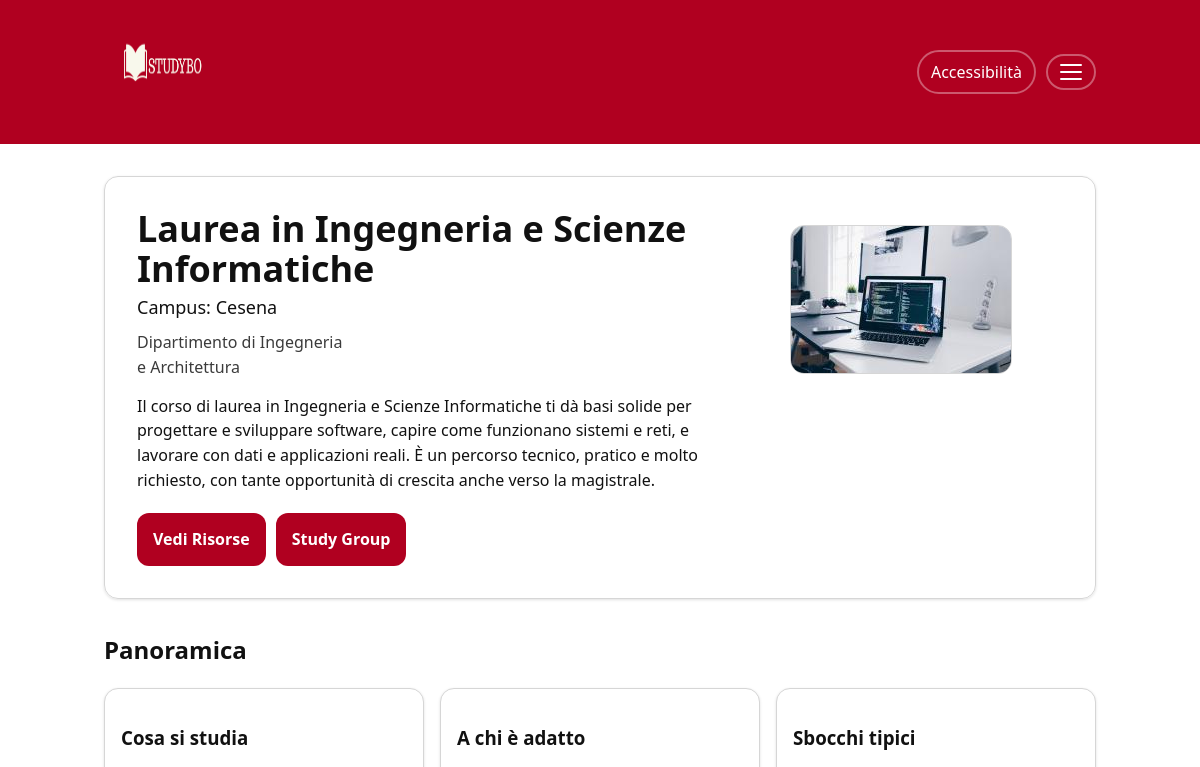
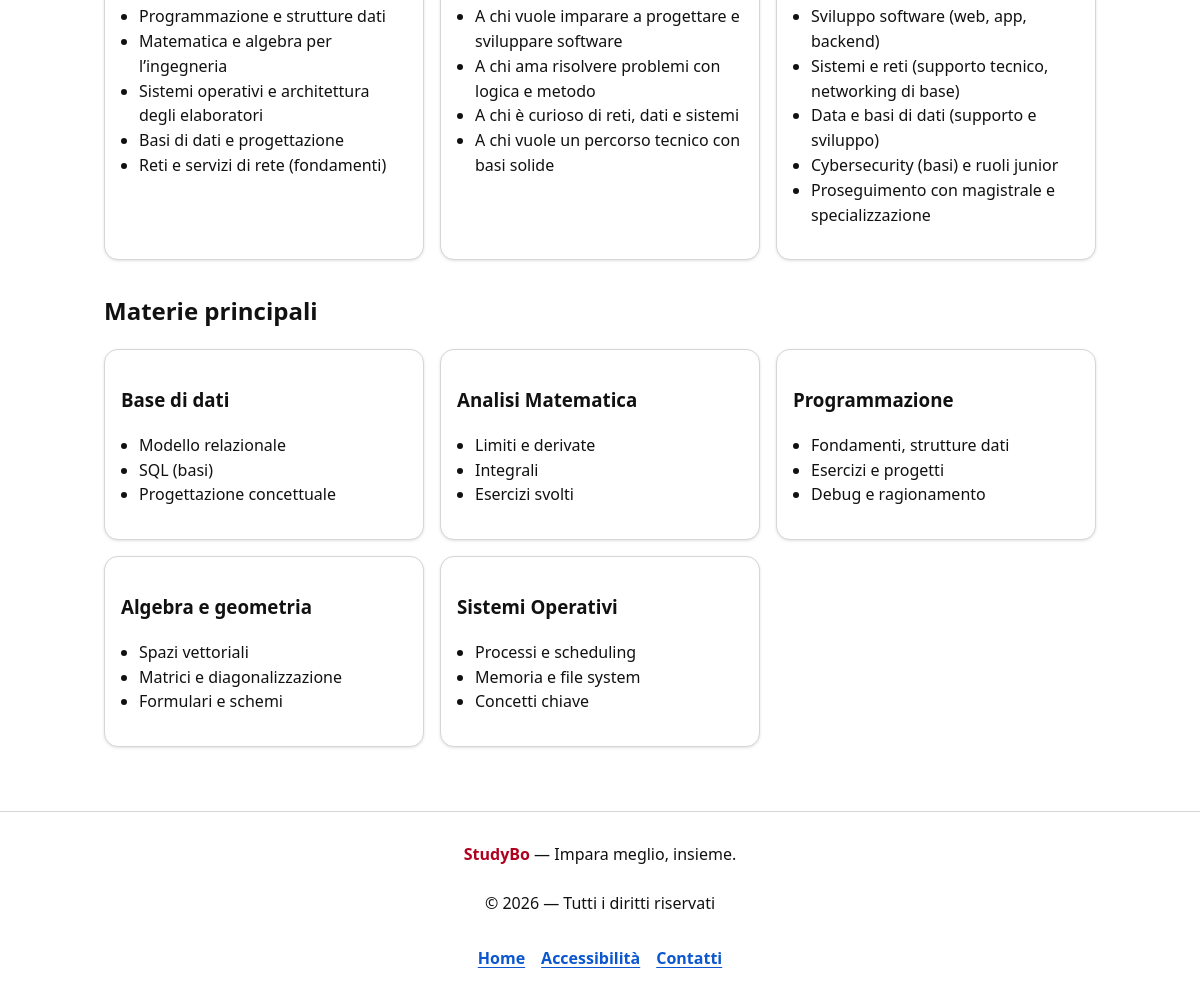
The page /corso.php?idcdl=1 on the database its author committed (2 pictures, top to bottom).
### tables this page shows
CREATE TABLE `cdl` (
  `idcdl` int(11) NOT NULL,
  `nomecdl` char(200) NOT NULL,
  `sede` char(30) NOT NULL,
  `img` char(100) NOT NULL,
  `durata` int(11) NOT NULL,
  `descrizionecdl` longtext NOT NULL
);

CREATE TABLE `cosasistudia` (
  `idcdl` int(5) NOT NULL,
  `idstudia` int(5) NOT NULL,
  `descrizionestudia` text NOT NULL
);

CREATE TABLE `adattocdl` (
  `idcdl` int(5) NOT NULL,
  `idadatto` int(5) NOT NULL,
  `descrizioneadatto` text NOT NULL
);

CREATE TABLE `sbocchicdl` (
  `idcdl` int(5) NOT NULL,
  `idsbocchi` int(5) NOT NULL,
  `descrizionesbocchi` text NOT NULL
);

CREATE TABLE `esame` (
  `idcdl` int(11) NOT NULL,
  `idesame` int(11) NOT NULL,
  `nomeesame` char(100) NOT NULL,
  `annoesame` int(11) NOT NULL,
  `imgesame` char(100) NOT NULL,
  `principale` tinyint(1) NOT NULL
);

CREATE TABLE `argomento` (
  `idcdl` int(5) NOT NULL,
  `idesame` int(5) NOT NULL,
  `idargomento` int(5) NOT NULL,
  `descrizioneargomento` text NOT NULL
);

### db/DatabaseHelper.php (called while the page is built, shortened)
<?php
class DatabaseHelper {
    private $db;
    public function __construct($servername, $username, $password, $dbname, $port){
        $this->db = new mysqli($servername, $username, $password, $dbname, $port);
    }
    public function getCdlById($id){
        $stmt = $this->db->prepare("SELECT * FROM cdl WHERE idcdl = ?");
        $stmt->bind_param('i', $id);
        $stmt->execute();
        return $stmt->get_result()->fetch_all(MYSQLI_ASSOC);
    }
    public function getStudi($idcdl){
        $stmt = $this->db->prepare("SELECT * FROM cosasistudia WHERE idcdl = ?");
        $stmt->bind_param('i', $idcdl);
        $stmt->execute();
        return $stmt->get_result()->fetch_all(MYSQLI_ASSOC);
    }
    public function getAdatto($idcdl){
        $stmt = $this->db->prepare("SELECT * FROM adattocdl WHERE idcdl = ?");
        $stmt->bind_param('i', $idcdl);
        $stmt->execute();
        return $stmt->get_result()->fetch_all(MYSQLI_ASSOC);
    }
    public function getSbocchi($idcdl){
        $stmt = $this->db->prepare("SELECT * FROM sbocchicdl WHERE idcdl = ?");
        $stmt->bind_param('i', $idcdl);
        $stmt->execute();
        return $stmt->get_result()->fetch_all(MYSQLI_ASSOC);
    }
    public function getMaterie($idcdl){
        $stmt = $this->db->prepare("SELECT * FROM esame WHERE idcdl = ? AND principale = 1");
        $stmt->bind_param('i', $idcdl);
        $stmt->execute();
        return $stmt->get_result()->fetch_all(MYSQLI_ASSOC);
    }
    public function getArgomenti($idcdl){
        $stmt = $this->db->prepare("SELECT * FROM argomento WHERE idcdl = ?");
        $stmt->bind_param('i', $idcdl);
        $stmt->execute();
        return $stmt->get_result()->fetch_all(MYSQLI_ASSOC);
    }
}
?>

### corso.php (the view, shortened to what this page needs)
<?php
require_once 'db/DatabaseHelper.php';
if (!function_exists('e')) {
  function e(string $s): string {
    return htmlspecialchars($s, ENT_QUOTES, 'UTF-8');
  }
}
$db = new DatabaseHelper(DB_HOST, DB_USER, DB_PASS, DB_NAME, DB_PORT);
$idcdl = $_GET["idcdl"] ?? '';
$corso = $db->getCdlById($idcdl) ?? null;
$studia = $db->getStudi($idcdl);
$adatto = $db->getAdatto($idcdl);
$sbocchi = $db->getSbocchi($idcdl);
$materie = $db->getMaterie($idcdl);
$argomenti = $db->getArgomenti($idcdl);
?>
<!DOCTYPE html>
<html lang="it">
<head>
  <link rel="stylesheet" href="style.css"/>
</head>
<body onload="checkNotifica()">
  <?php include 'header.php'; ?>
  <main class="pagina" id="contenuto">
    <?php if (empty($corso)): ?>
      <section class="hero">
        <h1>Corso non trovato</h1>
        <p>Torna alla lista e riprova.</p>
        <a class="btn-primary" href="corsi.php">Torna ai corsi</a>
      </section>
    <?php else: ?>
      <section class="hero">
        <div class="hero-grid">
          <div class="hero-text">
            <h1><?php echo e($corso[0]["nomecdl"]); ?></h1>
            <p class="hero-subtitle">Campus: <?php echo e($corso[0]["sede"]); ?></p>
            <p class="hero-meta">Dipartimento di Ingegneria<br>e Architettura</p>
            <p class="hero-desc"><?php echo e($corso[0]["descrizionecdl"]); ?></p>
            <div class="corso-hero-actions">
              <a class="btn-primary" href="risorse.php">Vedi Risorse</a>
              <a class="btn-primary" href="studygroup-list.php?idcdl=<?php echo $idcdl; ?>">Study Group</a>
            </div>
          </div>
          <figure class="hero-media">
            <img src="img/cdl/<?php echo e($corso[0]["img"]); ?>" alt=""/>
          </figure>
        </div>
      </section>
      <section class="sezione">
        <h2>Panoramica</h2>
        <div class="griglia-corsi">
            <article class="card-corso">
              <h3>Cosa si studia</h3>
              <ul class="corso-lista">
                <?php foreach ($studia as $studio): ?>
                  <li><?php echo e($studio["descrizionestudia"]); ?></li>
                <?php endforeach; ?>
              </ul>
            </article>
            <article class="card-corso">
              <h3>A chi è adatto</h3>
              <ul class="corso-lista">
                <?php foreach ($adatto as $a): ?>
                  <li><?php echo e($a["descrizioneadatto"]); ?></li>
                <?php endforeach; ?>
              </ul>
            </article>
            <article class="card-corso">
              <h3>Sbocchi tipici</h3>
              <ul class="corso-lista">
                <?php foreach ($sbocchi as $sbocco): ?>
                  <li><?php echo e($sbocco["descrizionesbocchi"]); ?></li>
                <?php endforeach; ?>
              </ul>
            </article>
        </div>
      </section>
      <section class="sezione">
        <h2>Materie principali</h2>
        <div class="griglia-corsi">
          <?php foreach ($materie as $m): ?>
            <article class="card-corso">
              <h3><?php echo e($m["nomeesame"]); ?></h3>
              <ul class="corso-lista">
                <?php foreach ($argomenti as $a): ?>
                  <?php if($a["idcdl"] == $m["idcdl"] && $a["idesame"] == $m["idesame"]): ?>
                    <li><?php echo e($a["descrizioneargomento"]); ?></li>
                  <?php endif; ?>
                <?php endforeach; ?>
              </ul>
            </article>
          <?php endforeach; ?>
        </div>
      </section>
    <?php endif; ?>
  </main>
 <?php include 'footer.php'; ?>
</body>
</html>

### style.css (style rules this page uses)
:root { --bg: #ffffff; --text: #111111; --muted: #3b3b3b; --border: #d6d6d6; --surface: #ffffff; --surface-2: #fafafa; --light-gray: #f7f7f7; --brand-dark: #8b0018; --text-main: var(--text); --text-muted: var(--muted); --bg-white: var(--bg); --footer-bg: var(--bg); --brand: #B00020; --brand-contrast: #ffffff; --link: #0b57d0; --radius: 14px; --shadow: 0 1px 3px rgba(0,0,0,.12); --maxw: 1040px; --font: system-ui, -apple-system, Segoe UI, Roboto, Arial, sans-serif; --font-scale: 1; --space-1: 8px; --space-2: 12px; --space-3: 16px; --space-4: 24px; --space-5: 32px; }
* { box-sizing: border-box; }
html { font-size: calc(16px * var(--font-scale)); font-family: var(--font); color: var(--text); background: var(--bg); }
body { margin: 0; line-height: 1.55; }
img { max-width: 100%; height: auto; display: block; }
a { color: var(--link); text-underline-offset: 3px; }
.pagina { max-width: var(--maxw); margin: 0 auto; padding: var(--space-5) var(--space-4); }
.hero { padding: var(--space-5); border: 1px solid var(--border); border-radius: var(--radius); box-shadow: var(--shadow); }
.hero-grid { display: grid; grid-template-columns: 1.3fr .7fr; gap: var(--space-5); align-items: start; }
.hero h1 { margin: 0 0 6px 0; font-size: clamp(28px, 3vw, 40px); line-height: 1.1; }
.hero-subtitle { margin: 0 0 8px 0; font-size: 18px; }
.hero-meta { margin: 0 0 14px 0; color: var(--muted); }
.hero-desc { margin: 0 0 18px 0; max-width: 62ch; }
.hero-media img { border-radius: var(--radius); border: 1px solid var(--border); }
.btn-primary { background: var(--brand); color: var(--brand-contrast); border: 2px solid transparent; border-radius: 12px; padding: 12px 14px; cursor: pointer; font-weight: 700; text-decoration: none; display: inline-block; }
.sezione { margin-top: var(--space-5); }
.griglia-corsi { display: grid; grid-template-columns: repeat(3, minmax(0, 1fr)); gap: var(--space-3); }
.card-corso, .card-scadenza { border: 1px solid var(--border); border-radius: var(--radius); box-shadow: var(--shadow); background: #fff; padding: var(--space-3); overflow: hidden; }
.corso-hero-actions { margin-top: 20px; display: flex; gap: 10px; flex-wrap: wrap; }
.corso-lista { padding-left: 18px; margin-top: 10px; }

### rows shown on the page
cdl: nomecdl "Laurea in Ingegneria e Scienze Informatiche", sede "Cesena", descrizionecdl "Il corso di laurea in Ingegneria e Scienze Informatiche ti dà basi solide per progettare e sviluppare software, capire come funzionano sistemi e reti, e lavorare con dati e applicazioni reali. È un percorso tecnico, pratico e molto richiesto, con tante opportunità di crescita anche verso la magistrale.", img (picture)
cosasistudia: descrizionestudia "Programmazione e strutture dati"
cosasistudia: descrizionestudia "Matematica e algebra per l’ingegneria"
cosasistudia: descrizionestudia "Sistemi operativi e architettura degli elaboratori"
cosasistudia: descrizionestudia "Basi di dati e progettazione"
cosasistudia: descrizionestudia "Reti e servizi di rete (fondamenti)"
adattocdl: descrizioneadatto "A chi vuole imparare a progettare e sviluppare software"
adattocdl: descrizioneadatto "A chi ama risolvere problemi con logica e metodo"
adattocdl: descrizioneadatto "A chi è curioso di reti, dati e sistemi"
adattocdl: descrizioneadatto "A chi vuole un percorso tecnico con basi solide"
sbocchicdl: descrizionesbocchi "Sviluppo software (web, app, backend)"
sbocchicdl: descrizionesbocchi "Sistemi e reti (supporto tecnico, networking di base)"
sbocchicdl: descrizionesbocchi "Data e basi di dati (supporto e sviluppo)"
sbocchicdl: descrizionesbocchi "Cybersecurity (basi) e ruoli junior"
sbocchicdl: descrizionesbocchi "Proseguimento con magistrale e specializzazione"
esame: nomeesame "Base di dati"
argomento: descrizioneargomento "Modello relazionale"
argomento: descrizioneargomento "SQL (basi)"
argomento: descrizioneargomento "Progettazione concettuale"
esame: nomeesame "Analisi Matematica"
argomento: descrizioneargomento "Limiti e derivate"
argomento: descrizioneargomento "Integrali"
argomento: descrizioneargomento "Esercizi svolti"
esame: nomeesame "Programmazione"
argomento: descrizioneargomento "Fondamenti, strutture dati"
argomento: descrizioneargomento "Esercizi e progetti"
argomento: descrizioneargomento "Debug e ragionamento"
esame: nomeesame "Algebra e geometria"
argomento: descrizioneargomento "Spazi vettoriali"
argomento: descrizioneargomento "Matrici e diagonalizzazione"
argomento: descrizioneargomento "Formulari e schemi"
esame: nomeesame "Sistemi Operativi"
argomento: descrizioneargomento "Processi e scheduling"
argomento: descrizioneargomento "Memoria e file system"
argomento: descrizioneargomento "Concetti chiave"
